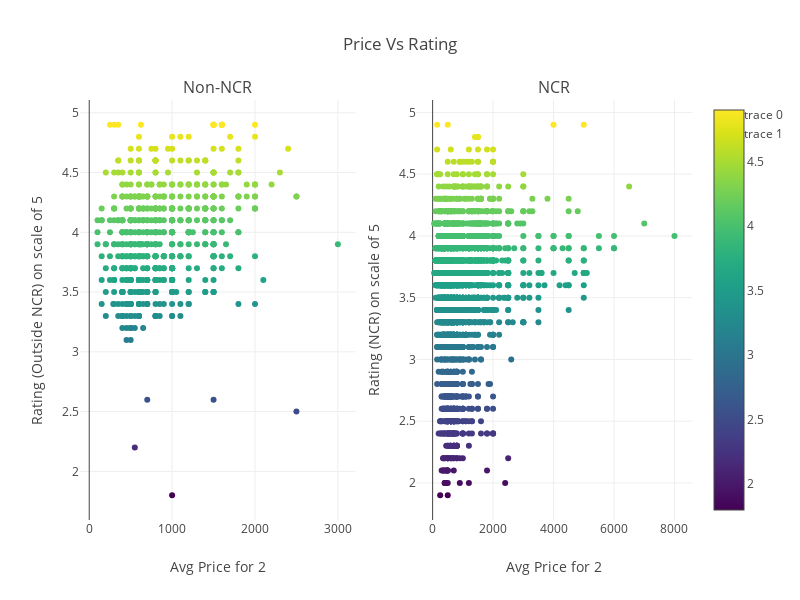

Notebook cell for this chart:
### Code cell
pvr_india = go.Scatter(
    y = zomato_india_rated['Aggregate rating'],
    x = zomato_india_rated['Average Cost for two'],
    mode = 'markers',
    marker = dict(
        size = 6,
        color = zomato_india_rated['Aggregate rating'], #set color equal to a variable
        colorscale = 'Viridis',
        showscale = True
    ),
)

pvr_ncr = go.Scatter(
    y = zomato_ncr_rated['Aggregate rating'],
    x = zomato_ncr_rated['Average Cost for two'],
    mode = 'markers',
    marker = dict(
        size = 6,
        color = zomato_ncr_rated['Aggregate rating'], #set color equal to a variable
        colorscale = 'Viridis',
        showscale = False
    ),
)

fig = tools.make_subplots(rows = 1, cols = 2,subplot_titles=('Non-NCR', 'NCR'))

fig['layout']['yaxis1'].update(title = 'Rating (Outside NCR) on scale of 5')
fig['layout']['yaxis2'].update(title = 'Rating (NCR) on scale of 5')

fig['layout']['xaxis1'].update(title = 'Avg Price for 2')
fig['layout']['xaxis2'].update(title = 'Avg Price for 2')

fig.append_trace(pvr_india, 1, 1)
fig.append_trace(pvr_ncr, 1, 2)

fig['layout'].update(height = 600, width = 800, title = 'Price Vs Rating')
py.offline.iplot(fig, filename = 'simple-subplot-with-annotations')

### Figure 1 — Plotly figure (JSON) as saved in the notebook; plotly's stock layout.template omitted (floating-point values rounded to 4 significant figures; data arrays with more than 128 entries replaced by an {"elided": "..."} marker saying what was removed)
{"data": [{"marker": {"color": {"elided": "655 float values"}, "colorscale": "Viridis", "showscale": true, "size": 6}, "mode": "markers", "type": "scatter", "uid": "1b23b508-4763-4fcc-baaf-c32fdf5188a6", "x": {"elided": "655 float values"}, "xaxis": "x", "y": {"elided": "655 float values"}, "yaxis": "y"}, {"marker": {"color": {"elided": "2595 float values"}, "colorscale": "Viridis", "showscale": false, "size": 6}, "mode": "markers", "type": "scatter", "uid": "a1d73683-c80e-4480-88eb-848b6054f068", "x": {"elided": "2595 int values"}, "xaxis": "x2", "y": {"elided": "2595 float values"}, "yaxis": "y2"}], "layout": {"annotations": [{"font": {"size": 16}, "showarrow": false, "text": "Non-NCR", "x": 0.225, "xanchor": "center", "xref": "paper", "y": 1, "yanchor": "bottom", "yref": "paper"}, {"font": {"size": 16}, "showarrow": false, "text": "NCR", "x": 0.775, "xanchor": "center", "xref": "paper", "y": 1, "yanchor": "bottom", "yref": "paper"}], "height": 600, "title": {"text": "Price Vs Rating"}, "width": 800, "xaxis": {"anchor": "y", "domain": [0, 0.45], "title": {"text": "Avg Price for 2"}}, "xaxis2": {"anchor": "y2", "domain": [0.55, 1], "title": {"text": "Avg Price for 2"}}, "yaxis": {"anchor": "x", "domain": [0, 1], "title": {"text": "Rating (Outside NCR) on scale of 5"}}, "yaxis2": {"anchor": "x2", "domain": [0, 1], "title": {"text": "Rating (NCR) on scale of 5"}}}}
